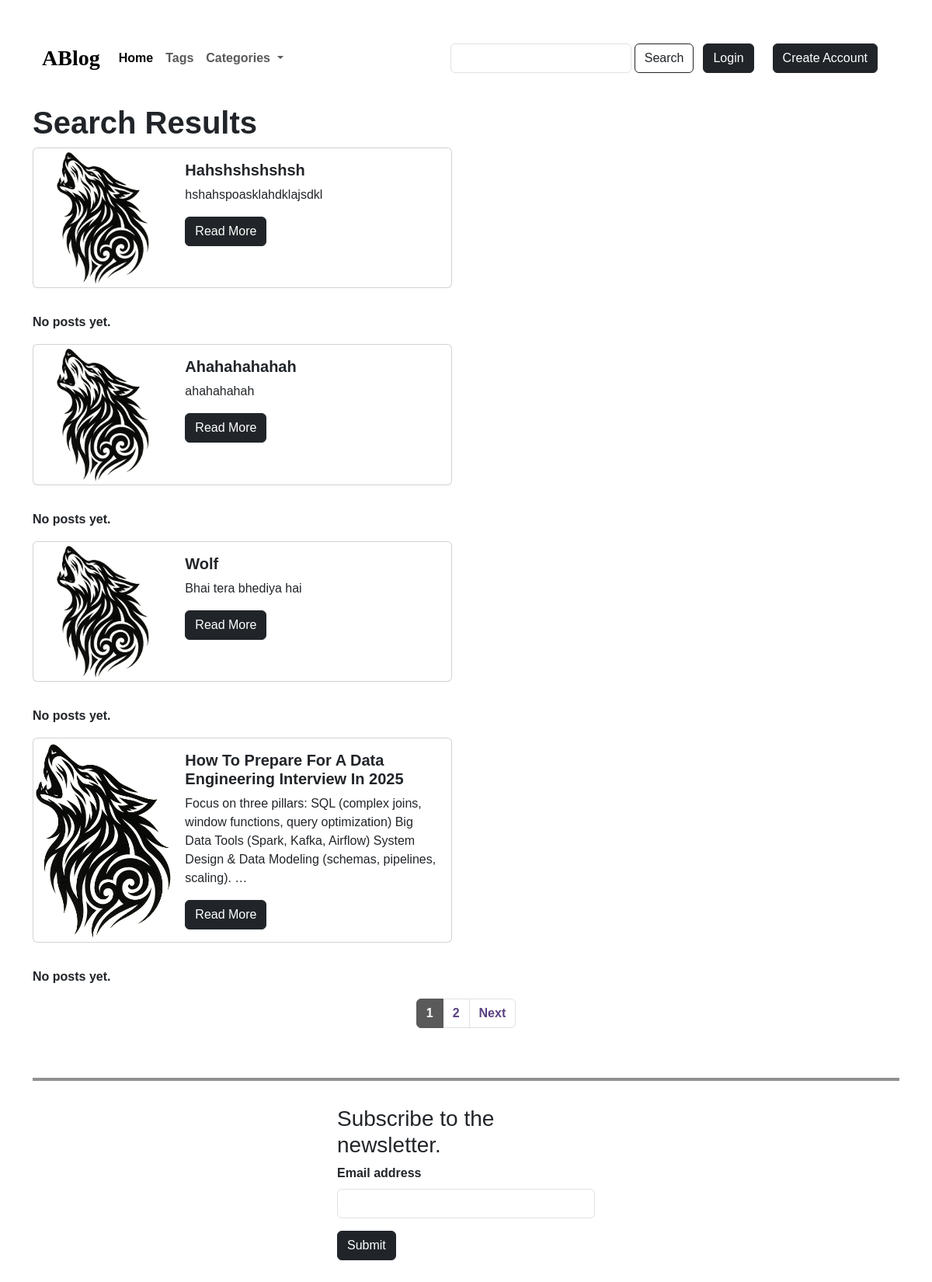
The app's page /search/ with its own data.
### posts/models.py (models this page shows, shortened)
class Post(models.Model):
    post_title = models.CharField(max_length=60)
    post_content = models.TextField()
    published_date = models.DateField(auto_now=True)
    tags = models.ManyToManyField(Tag)
    post_image = models.ImageField(upload_to='post',default='post/1.png')

### posts/views.py (the view)
# urls.py: path('search/',views.search,name='search'),
def search(request):
    query = request.GET.get('query','')
    page_number = request.GET.get('p',1)
    posts = Post.objects.filter(Q(post_title__icontains=query) | Q(post_content__icontains=query)).order_by('-id')
    paginator = Paginator(posts,4)
    page_obj = paginator.get_page(page_number)
    return render(request,'posts/search.html',{'posts':page_obj,'query':query,'total':posts.count()})  ##as it will not pass the query in the next page thats why we are using it

### posts/templates/posts/search.html (shortened to what this page needs)
{% extends "base.html" %}
{% block body %}
    <h1>Search Results{% if query %} for “{{ query }}”{% endif %}</h1>
    <div class="row">
        {% for post in posts %}
            {% include "posts/includes/postcard.html" %}
        {% endfor %}
    </div>
    {% if posts.paginator.num_pages > 1 %}
    <div class="container d-flex justify-content-center">
        <nav aria-label="Page navigation example">
            <ul class="pagination">
                <li class="page-item active">
                    <a class="page-link" href="#">{{ posts.number }}</a>
                </li>
                {% if posts.has_next %}
                    <li class="page-item">
                        <a class="page-link" href="?query={{ query }}&p={{ posts.next_page_number }}">{{ posts.next_page_number }}</a>
                    </li>
                    <li class="page-item">
                        <a class="page-link" href="?query={{ query }}&p={{ posts.next_page_number }}">Next</a>
                    </li>
                {% endif %}
            </ul>
        </nav>
    </div>
    {% endif %}
{% endblock body %}

### posts/templates/posts/includes/postcard.html
<div class="col-sm-6 mb-3">
                <div class="card mb-3" style="max-width: 540px;">
                    <div class="row g-0">
                        <div class="col-md-4">
                            <div class="image-container">
                                <img src="{{post.post_image.url}}" class="img-fluid rounded-start" alt="{{ post.title }}">
                            </div>
                        </div>
                        <div class="col-md-8">
                            <div class="card-body">
                                <h5 class="card-title fw-bold">{{ post.post_title|title }}</h5>
                                <p class="card-text fw-normal">{{ post.post_content|truncatewords:25 }}</p>
                                <a href="{% url 'post' post.id %}" class="btn btn-dark">Read More</a>
                            </div>
                        </div>
                    </div>
                </div>
            </div>
            <p>No posts yet.</p>

### templates/base.html (style rules this page uses)
nav a { font-family: sans-serif; }
.container { font-family: sans-serif; }
.container div, h1 { font-family: sans-serif; font-weight: 600; }
.pagination>li>a { background-color: white; color: #5A4181; }
.pagination>.active>a { color: white; background-color: #5a5a5a !Important; border: solid 1px #5a5a5a !Important; }
.image-container { height: 100%; overflow: hidden; }
.image-container img { height: 100%; width: 100%; object-fit: cover; }

### records on screen
Post: post_image (picture), post_title "Hahshshshshsh", post_content "hshahspoasklahdklajsdkl"
Post: post_image (picture), post_title "Ahahahahahah", post_content "ahahahahah"
Post: post_image (picture), post_title "Wolf", post_content "Bhai tera bhediya hai"
Post: post_image (picture), post_title "How To Prepare For A Data Engineering Interview In 2025", post_content "Focus on three pillars: SQL (complex joins, window functions, query optimization) Big Data Tools (Spark, Kafka, Airflow) System Design & Data Modeling (schemas, pipelines, scaling). …"

### other values on screen
{{ posts.number }} "1"
{{ posts.next_page_number }} "2"
